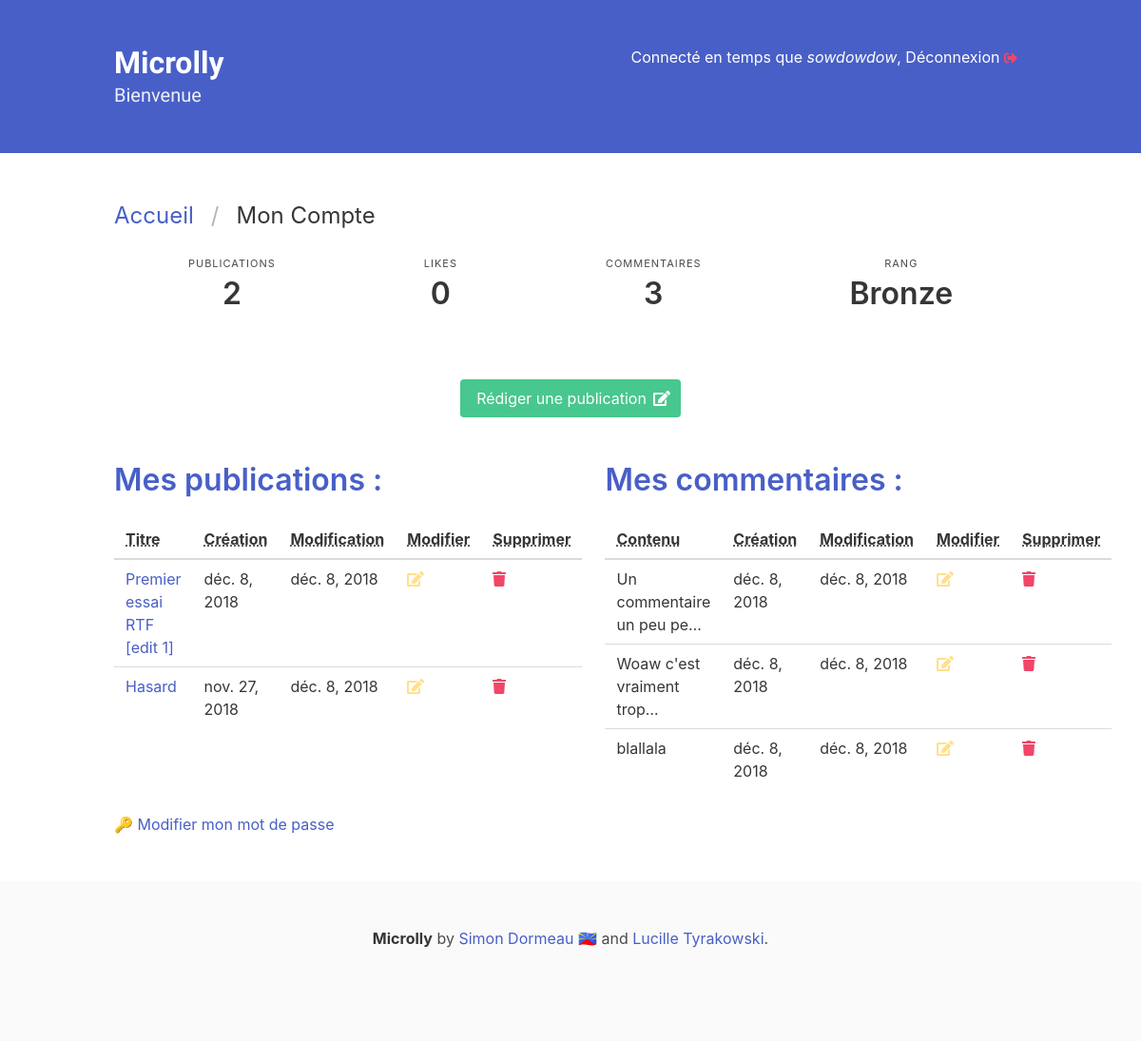
The page /accounts/ (signed in) on the database as committed earlier.
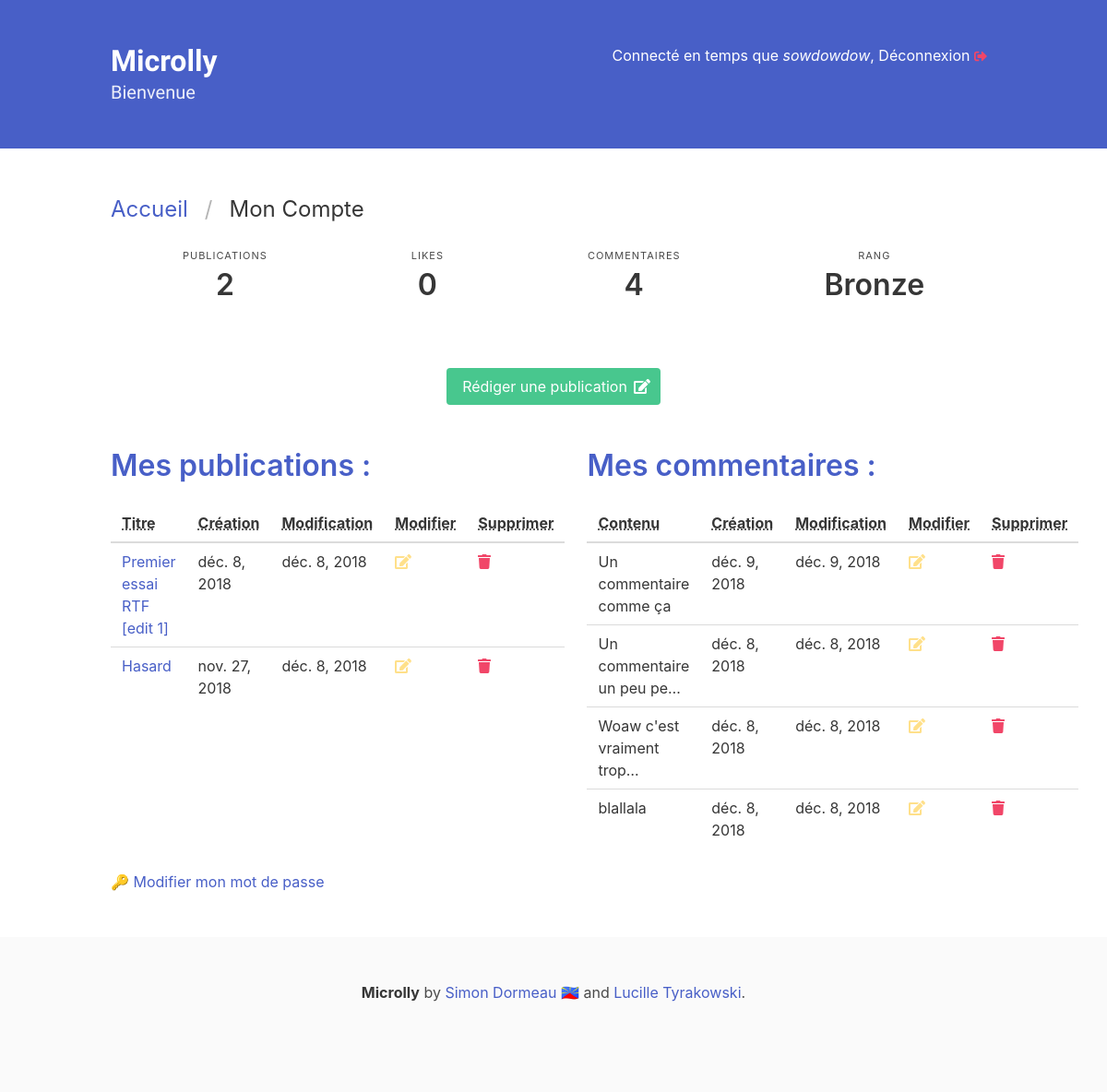
The same page on the database as committed later.
### Microlly/models.py (models this page shows, shortened)
class Post(models.Model):
    title = models.CharField(max_length=150)
    body = RichTextField()
    author = models.ForeignKey(User, on_delete=models.CASCADE)
    creation_date = models.DateField(auto_now_add=True)
    update_date = models.DateField(auto_now=True)
    class Meta:
        ordering = ("-id",)
        verbose_name = "Publication"
        verbose_name_plural = "Publications"

class Comment(models.Model):
    message = models.CharField(max_length=250)
    author = models.ForeignKey(User, on_delete=models.CASCADE)
    post = models.ForeignKey(Post, on_delete=models.CASCADE)
    creation_date = models.DateField(auto_now_add=True)
    update_date = models.DateField(auto_now=True)
    class Meta:
        ordering = ("-id",)
        verbose_name = "Commentaire"
        verbose_name_plural = "Commentaires"

### Microlly/views.py (the view)
# urls.py: path("accounts/", views.account, name="account"),
@login_required
def account(request):
    user_posts = Post.objects.filter(author=request.user).all()
    user_comments = Comment.objects.filter(author=request.user).all()
    user_rank = ranking.get_rank(len(user_posts))
    isaccountview = True
    return render(
        request,
        "account.html",
        {
            "user_posts": user_posts,
            "user_comments": user_comments,
            "isaccountview": isaccountview,
            "rank": user_rank,
        },
    )

### Microlly/ranking.py (called while the page is built)
def get_rank(number_of_posts):
    try:
        points = int(number_of_posts)
    except:
        points = 0
    ranks = [
        "Luke",
        "Platinium",
        "Gold",
        "Silver",
        "Bronze",
        "Noob",
    ]
    if points >= 10000:
        return ranks[0]
    if points >= 1000:
        return ranks[1]
    if points >= 100:
        return rank[2]
    if points >= 10:
        return ranks[3]
    if points >= 1:
        return ranks[4]
    if points >= 0:
        return ranks[5]

### Microlly/templates/account.html (shortened to what the changed rows need)
{% extends 'base.html' %}
{% block body %}
    <nav class="level">
        <div class="level-item has-text-centered">
            <div>
            <p class="heading">Commentaires</p>
            <p class="title">{{ user_comments.count }}</p>
            </div>
        </div>
    </nav>
    <div class="columns">
        <div class="column">
            <h2 class="title has-text-link">Mes publications :</h2>
            <table class="table is-hoverable is-fullwidth">
                <thead>
                    <tr>
                    <th><abbr title="Titre">Titre</abbr></th>
                    <th><abbr title="Date de création">Création</abbr></th>
                    <th><abbr title="Date de dernière modification">Modification</abbr></th>
                    <th><abbr title="Modifier l'article">Modifier</abbr></th>
                    <th><abbr title="Supprimer l'article">Supprimer</abbr></th>
                    </tr>
                </thead>
                <tbody>
                    {% for post in user_posts %}
                        <tr>
                            <td><a href="{% url 'Microlly:post' id=post.id %}">{{ post.title }}</a></td>
                            <td>{{ post.creation_date }}</td>
                            <td>{{ post.update_date }}</td>
                            <td>
                                <a href="{% url 'Microlly:edit_post' id=post.id %}">
                                    <span class="icon has-text-warning">
                                        <i class="fas fa-edit"></i>
                                    </span>
                                </a>
                            </td>
                            <td>
                                <a href="{% url 'Microlly:delete_post' id=post.id %}">
                                    <span class="icon has-text-danger">
                                        <i class="fas fa-trash"></i>
                                    </span>
                                </a>
                            </td>
                        </tr>
                    {% empty %}
                        <div class="box">Vous n'avez rien rédigé pour le moment.</div>
                    {% endfor %}
                </tbody>
            </table>
        </div>
        <div class="column">
            <h2 class="title has-text-link">Mes commentaires :</h2>
            <table class="table is-hoverable is-fullwidth">
                <thead>
                    <tr>
                    <th><abbr title="Titre">Contenu</abbr></th>
                    <th><abbr title="Date de création">Création</abbr></th>
                    <th><abbr title="Date de dernière modification">Modification</abbr></th>
                    <th><abbr title="Modifier l'article">Modifier</abbr></th>
                    <th><abbr title="Supprimer l'article">Supprimer</abbr></th>
                    </tr>
                </thead>
                <tbody>
                    {% for comment in user_comments %}
                        <tr>
                            <td>{{ comment.message|truncatechars:25 }}</td>
                            <td>{{ comment.creation_date }}</td>
                            <td>{{ comment.update_date }}</td>
                            <td>
                                <a href="{% url 'Microlly:comment_update' id=comment.id %}">
                                    <span class="icon has-text-warning">
                                        <i class="fas fa-edit"></i>
                                    </span>
                                </a>
                            </td>
                            <td>
                                <a href="{% url 'Microlly:comment_delete' id=comment.id %}">
                                    <span class="icon has-text-danger">
                                        <i class="fas fa-trash"></i>
                                    </span>
                                </a>
                            </td>
                        </tr>
                    {% empty %}
                        <div class="box">Vous n'avez rien rédigé pour le moment.</div>
                    {% endfor %}
                </tbody>
            </table>
        </div>
    </div>
{% endblock body %}

Rows that differ between the two databases and show on the page:
added Comment: message "Un commentaire comme ça", creation_date "déc. 9, 2018", update_date "déc. 9, 2018"
Other text that changed with them:
{{ user_comments.count }}: "3" → "4"
